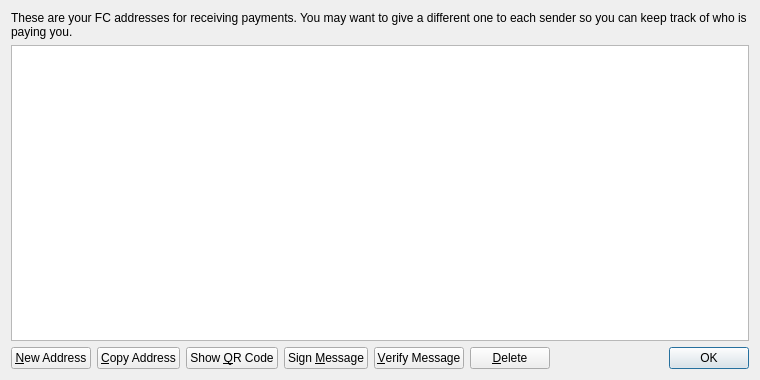
<?xml version="1.0" encoding="UTF-8"?>
<ui version="4.0">
 <class>AddressBookPage</class>
 <widget class="QWidget" name="AddressBookPage">
  <property name="geometry">
   <rect>
    <x>0</x>
    <y>0</y>
    <width>760</width>
    <height>380</height>
   </rect>
  </property>
  <property name="windowTitle">
   <string>Address Book</string>
  </property>
  <layout class="QVBoxLayout" name="verticalLayout">
   <item>
    <widget class="QLabel" name="labelExplanation">
     <property name="text">
      <string>These are your FC addresses for receiving payments. You may want to give a different one to each sender so you can keep track of who is paying you.</string>
     </property>
     <property name="textFormat">
      <enum>Qt::PlainText</enum>
     </property>
     <property name="wordWrap">
      <bool>true</bool>
     </property>
    </widget>
   </item>
   <item>
    <widget class="QTableView" name="tableView">
     <property name="contextMenuPolicy">
      <enum>Qt::CustomContextMenu</enum>
     </property>
     <property name="toolTip">
      <string>Double-click to edit address or label</string>
     </property>
     <property name="tabKeyNavigation">
      <bool>false</bool>
     </property>
     <property name="selectionMode">
      <enum>QAbstractItemView::SingleSelection</enum>
     </property>
     <property name="selectionBehavior">
      <enum>QAbstractItemView::SelectRows</enum>
     </property>
     <property name="sortingEnabled">
      <bool>true</bool>
     </property>
     <attribute name="verticalHeaderVisible">
      <bool>false</bool>
     </attribute>
    </widget>
   </item>
   <item>
    <layout class="QHBoxLayout" name="horizontalLayout">
     <item>
      <widget class="QPushButton" name="newAddressButton">
       <property name="toolTip">
        <string>Create a new address</string>
       </property>
       <property name="text">
        <string>&amp;New Address</string>
       </property>
      </widget>
     </item>
     <item>
      <widget class="QPushButton" name="copyToClipboard">
       <property name="toolTip">
        <string>Copy the currently selected address to the system clipboard</string>
       </property>
       <property name="text">
        <string>&amp;Copy Address</string>
       </property>
      </widget>
     </item>
     <item>
      <widget class="QPushButton" name="showQRCode">
       <property name="text">
        <string>Show &amp;QR Code</string>
       </property>
      </widget>
     </item>
     <item>
      <widget class="QPushButton" name="signMessage">
       <property name="toolTip">
        <string>Sign a message to prove you own a FC address</string>
       </property>
       <property name="text">
        <string>Sign &amp;Message</string>
       </property>
      </widget>
     </item>
     <item>
      <widget class="QPushButton" name="verifyMessage">
       <property name="toolTip">
        <string>Verify a message to ensure it was signed with a specified FC address</string>
       </property>
       <property name="text">
        <string>&amp;Verify Message</string>
       </property>
      </widget>
     </item>
     <item>
      <widget class="QPushButton" name="deleteButton">
       <property name="toolTip">
        <string>Delete the currently selected address from the list</string>
       </property>
       <property name="text">
        <string>&amp;Delete</string>
       </property>
      </widget>
     </item>
     <item>
      <spacer name="horizontalSpacer">
       <property name="orientation">
        <enum>Qt::Horizontal</enum>
       </property>
       <property name="sizeHint" stdset="0">
        <size>
         <width>40</width>
         <height>20</height>
        </size>
       </property>
      </spacer>
     </item>
     <item>
      <widget class="QDialogButtonBox" name="buttonBox">
       <property name="sizePolicy">
        <sizepolicy hsizetype="Maximum" vsizetype="Fixed">
         <horstretch>0</horstretch>
         <verstretch>0</verstretch>
        </sizepolicy>
       </property>
       <property name="standardButtons">
        <set>QDialogButtonBox::Ok</set>
       </property>
      </widget>
     </item>
    </layout>
   </item>
  </layout>
 </widget>
 <resources>
  <include location="../bitcoin.qrc"/>
 </resources>
 <connections/>
</ui>
